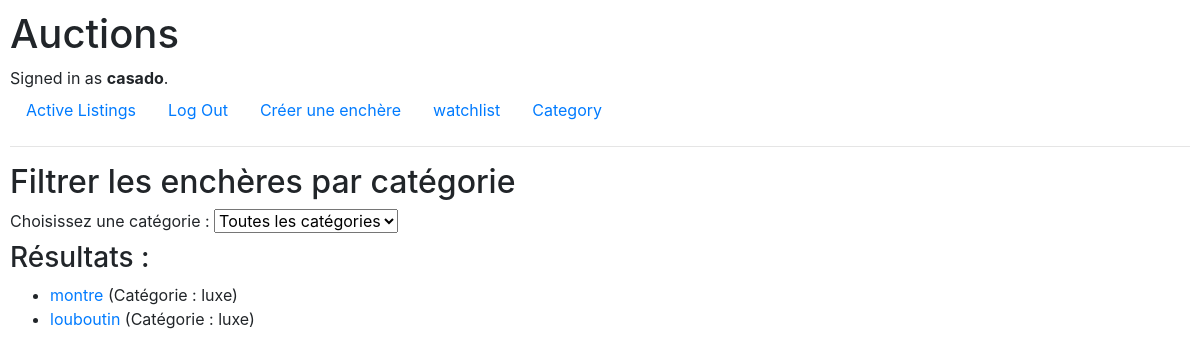
Page /filter-by-category/ (signed in) on the committed database.
### auctions/models.py (models this page shows, shortened)
class User(AbstractUser):
    pass

class AuctionListing(models.Model):
    title = models.CharField(max_length=100)
    description = models.TextField()
    starting_bid = models.DecimalField(max_digits=10, decimal_places=2)
    current_bid = models.DecimalField(max_digits=10, decimal_places=2, blank=True, null=True)
    image_url = models.URLField(blank=True, null=True)
    category = models.CharField(max_length=50, blank=True, null=True)
    category_fk = models.ForeignKey(Category, on_delete=models.CASCADE, related_name="listings", null=True, blank=True)
    created_at = models.DateTimeField(auto_now_add=True)
    owner = models.ForeignKey(User, on_delete=models.CASCADE, related_name="listings")
    active = models.BooleanField(default=True)
    winner = models.ForeignKey(User, on_delete=models.SET_NULL, blank=True, null=True, related_name="won_auctions")

### auctions/views.py (the view)
# urls.py: path("filter-by-category/", views.filter_by_category, name="filter_by_category"),
def filter_by_category(request):
    categories = AuctionListing.objects.values_list('category', flat=True).distinct().exclude(category=None)
    selected_category = request.GET.get('category', None)  # Catégorie sélectionnée par l'utilisateur
    listings = AuctionListing.objects.filter(active=True)  # Filtrer les enchères actives par défaut
    if selected_category:
        listings = listings.filter(category=selected_category)  # Filtrer par catégorie sélectionnée
    return render(request, "auctions/filter_by_category.html", {
        "categories": categories,
        "listings": listings,
        "selected_category": selected_category,
    })

### auctions/templates/auctions/filter_by_category.html (shortened to what this page needs)
{% extends "auctions/layout.html" %}
{% block body %}
    <h2>Filtrer les enchères par catégorie</h2>
    <form method="get">
        <label for="category">Choisissez une catégorie :</label>
        <select name="category" id="category" onchange="this.form.submit()">
            <option value="">Toutes les catégories</option>
        </select>
    </form>
    <h3>Résultats :</h3>
    <ul>
        {% for listing in listings %}
            <li>
                <a href="{% url 'listing_detail' listing.id %}">{{ listing.title }}</a>
                (Catégorie : {{ listing.category }})
            </li>
        {% empty %}
            <p>Aucune enchère trouvée pour cette catégorie.</p>
        {% endfor %}
    </ul>
{% endblock %}

### auctions/templates/auctions/layout.html (shortened to what this page needs)
{% load static %}
<!DOCTYPE html>
<html lang="en">
    <head>
        <link rel="stylesheet" href="https://stackpath.bootstrapcdn.com/bootstrap/4.4.1/css/bootstrap.min.css">
        <link href="{% static 'auctions/styles.css' %}" rel="stylesheet">
    </head>
    <body>
        <h1>Auctions</h1>
        <div>
            {% if user.is_authenticated %}
                Signed in as <strong>{{ user.username }}</strong>.
            {% else %}
                Not signed in.
            {% endif %}
        </div>
        <ul class="nav">
            <li class="nav-item">
                <a class="nav-link" href="{% url 'active_listings' %}">Active Listings</a>
            </li>
            {% if user.is_authenticated %}
                <li class="nav-item">
                    <a class="nav-link" href="{% url 'logout' %}">Log Out</a>
                </li>
                <li class="nav-item">
                    <a class="nav-link" href="{% url 'create_auction_listing' %}">Créer une enchère</a>
                </li>
                <li class="nav-item">
                    <a class="nav-link" href="{% url 'watchlist_view' %}">watchlist</a>
                </li>
                <li class="nav-item">
                    <a class="nav-link" href="{% url 'filter_by_category' %}">Category</a>
                </li>
            {% endif %}
        </ul>
        <hr>
        {% block body %}
        {% endblock %}
    </body>
</html>

### auctions/static/auctions/styles.css (style rules this page uses)
body { padding: 10px; }

### rows in the picture
User: username "casado"
AuctionListing: title "montre", category "luxe"
AuctionListing: title "louboutin", category "luxe"
